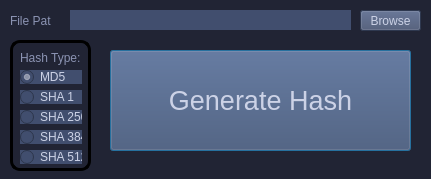
<?xml version="1.0" encoding="UTF-8"?>
<ui version="4.0">
 <class>hashGEN</class>
 <widget class="QDialog" name="hashGEN">
  <property name="geometry">
   <rect>
    <x>0</x>
    <y>0</y>
    <width>431</width>
    <height>179</height>
   </rect>
  </property>
  <property name="windowTitle">
   <string>File Hash Generator</string>
  </property>
  <property name="styleSheet">
   <string notr="true">background-color: #212434
</string>
  </property>
  <widget class="QLineEdit" name="fpath">
   <property name="geometry">
    <rect>
     <x>70</x>
     <y>10</y>
     <width>281</width>
     <height>20</height>
    </rect>
   </property>
   <property name="styleSheet">
    <string notr="true">background-color: #414E6E;color: #CCD2E6;border: none;</string>
   </property>
  </widget>
  <widget class="QLabel" name="label">
   <property name="geometry">
    <rect>
     <x>10</x>
     <y>10</y>
     <width>41</width>
     <height>21</height>
    </rect>
   </property>
   <property name="styleSheet">
    <string notr="true">color: #8B93B2;</string>
   </property>
   <property name="text">
    <string>File Path:</string>
   </property>
  </widget>
  <widget class="QPushButton" name="genhash">
   <property name="geometry">
    <rect>
     <x>110</x>
     <y>50</y>
     <width>301</width>
     <height>101</height>
    </rect>
   </property>
   <property name="font">
    <font>
     <pointsize>20</pointsize>
    </font>
   </property>
   <property name="styleSheet">
    <string notr="true">background-color: #414E6E;color: #CCD2E6;</string>
   </property>
   <property name="text">
    <string>Generate Hash</string>
   </property>
  </widget>
  <widget class="QFrame" name="frame">
   <property name="geometry">
    <rect>
     <x>10</x>
     <y>40</y>
     <width>81</width>
     <height>131</height>
    </rect>
   </property>
   <property name="styleSheet">
    <string notr="true">border: 2px solid;
border-width: 3px;
background: transparent;
border-radius: 10px; 
color: black;</string>
   </property>
   <property name="frameShape">
    <enum>QFrame::StyledPanel</enum>
   </property>
   <property name="frameShadow">
    <enum>QFrame::Raised</enum>
   </property>
   <widget class="QLabel" name="HashLbl">
    <property name="geometry">
     <rect>
      <x>10</x>
      <y>10</y>
      <width>61</width>
      <height>16</height>
     </rect>
    </property>
    <property name="styleSheet">
     <string notr="true">color: #8B93B2;border: none;</string>
    </property>
    <property name="text">
     <string>Hash Type:</string>
    </property>
   </widget>
   <widget class="QRadioButton" name="MD5radio">
    <property name="geometry">
     <rect>
      <x>10</x>
      <y>30</y>
      <width>62</width>
      <height>14</height>
     </rect>
    </property>
    <property name="styleSheet">
     <string notr="true">background-color: #414E6E;color: #CCD2E6;border: none;border-radius: 10px;</string>
    </property>
    <property name="text">
     <string>MD5</string>
    </property>
    <property name="checked">
     <bool>true</bool>
    </property>
   </widget>
   <widget class="QRadioButton" name="SHA512radio">
    <property name="geometry">
     <rect>
      <x>10</x>
      <y>110</y>
      <width>62</width>
      <height>14</height>
     </rect>
    </property>
    <property name="styleSheet">
     <string notr="true">background-color: #414E6E;color: #CCD2E6;border: none;</string>
    </property>
    <property name="text">
     <string>SHA 512</string>
    </property>
   </widget>
   <widget class="QRadioButton" name="SHA1radio">
    <property name="geometry">
     <rect>
      <x>10</x>
      <y>50</y>
      <width>62</width>
      <height>14</height>
     </rect>
    </property>
    <property name="styleSheet">
     <string notr="true">background-color: #414E6E;color: #CCD2E6;border: none;</string>
    </property>
    <property name="text">
     <string>SHA 1</string>
    </property>
   </widget>
   <widget class="QRadioButton" name="SHA256radio">
    <property name="geometry">
     <rect>
      <x>10</x>
      <y>70</y>
      <width>62</width>
      <height>14</height>
     </rect>
    </property>
    <property name="styleSheet">
     <string notr="true">background-color: #414E6E;color: #CCD2E6;border: none;</string>
    </property>
    <property name="text">
     <string>SHA 256</string>
    </property>
   </widget>
   <widget class="QRadioButton" name="SHA384radio">
    <property name="geometry">
     <rect>
      <x>10</x>
      <y>90</y>
      <width>62</width>
      <height>14</height>
     </rect>
    </property>
    <property name="styleSheet">
     <string notr="true">background-color: #414E6E;color: #CCD2E6;border: none;</string>
    </property>
    <property name="text">
     <string>SHA 384</string>
    </property>
   </widget>
  </widget>
  <widget class="QPushButton" name="browsebutton">
   <property name="geometry">
    <rect>
     <x>360</x>
     <y>10</y>
     <width>61</width>
     <height>21</height>
    </rect>
   </property>
   <property name="styleSheet">
    <string notr="true">background-color: #414E6E;color: #CCD2E6;</string>
   </property>
   <property name="text">
    <string>Browse</string>
   </property>
  </widget>
 </widget>
 <resources/>
 <connections/>
</ui>
